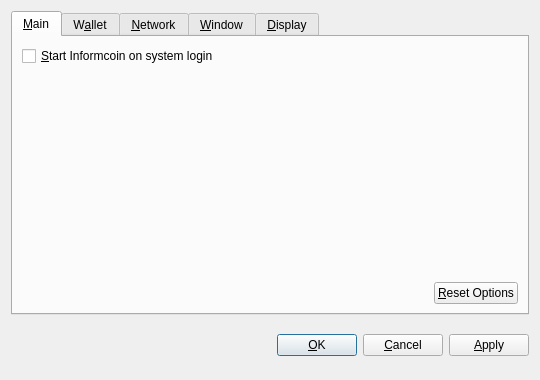
<?xml version="1.0" encoding="UTF-8"?>
<ui version="4.0">
 <class>OptionsDialog</class>
 <widget class="QDialog" name="OptionsDialog">
  <property name="geometry">
   <rect>
    <x>0</x>
    <y>0</y>
    <width>540</width>
    <height>380</height>
   </rect>
  </property>
  <property name="windowTitle">
   <string>Options</string>
  </property>
  <property name="modal">
   <bool>true</bool>
  </property>
  <layout class="QVBoxLayout" name="verticalLayout">
   <item>
    <widget class="QTabWidget" name="tabWidget">
     <property name="tabPosition">
      <enum>QTabWidget::North</enum>
     </property>
     <property name="currentIndex">
      <number>0</number>
     </property>
     <widget class="QWidget" name="tabMain">
      <attribute name="title">
       <string>&amp;Main</string>
      </attribute>
      <layout class="QVBoxLayout" name="verticalLayout_Main">
       <item>
        <widget class="QCheckBox" name="bitcoinAtStartup">
         <property name="toolTip">
          <string>Automatically start Informcoin after logging in to the system.</string>
         </property>
         <property name="text">
          <string>&amp;Start Informcoin on system login</string>
         </property>
        </widget>
       </item>
       <item>
        <spacer name="verticalSpacer_Main">
         <property name="orientation">
          <enum>Qt::Vertical</enum>
         </property>
         <property name="sizeHint" stdset="0">
          <size>
           <width>20</width>
           <height>40</height>
          </size>
         </property>
        </spacer>
       </item>
       <item>
        <layout class="QHBoxLayout" name="horizontalLayout_2_Main">
         <item>
          <spacer name="horizontalSpacer_2_Main">
           <property name="orientation">
            <enum>Qt::Horizontal</enum>
           </property>
           <property name="sizeHint" stdset="0">
            <size>
             <width>40</width>
             <height>20</height>
            </size>
           </property>
          </spacer>
         </item>
         <item>
          <widget class="QPushButton" name="resetButton">
           <property name="toolTip">
            <string>Reset all client options to default.</string>
           </property>
           <property name="text">
            <string>&amp;Reset Options</string>
           </property>
           <property name="autoDefault">
            <bool>false</bool>
           </property>
          </widget>
         </item>
        </layout>
       </item>
      </layout>
     </widget>
     <widget class="QWidget" name="tabWallet">
      <attribute name="title">
       <string>W&amp;allet</string>
      </attribute>
      <layout class="QVBoxLayout" name="verticalLayout_Network">
       <item>
        <widget class="QLabel" name="transactionFeeInfoLabel">
         <property name="text">
          <string>Optional transaction fee per kB that helps make sure your transactions are processed quickly. Most transactions are 1 kB.</string>
         </property>
         <property name="textFormat">
          <enum>Qt::PlainText</enum>
         </property>
         <property name="wordWrap">
          <bool>true</bool>
         </property>
        </widget>
       </item>
       <item>
        <layout class="QHBoxLayout" name="horizontalLayout_1_Main">
         <item>
          <widget class="QLabel" name="transactionFeeLabel">
           <property name="text">
            <string>Pay transaction &amp;fee</string>
           </property>
           <property name="textFormat">
            <enum>Qt::PlainText</enum>
           </property>
           <property name="buddy">
            <cstring>transactionFee</cstring>
           </property>
          </widget>
         </item>
         <item>
          <widget class="BitcoinAmountField" name="transactionFee"/>
         </item>
         <item>
          <spacer name="horizontalSpacer_1_Main">
           <property name="orientation">
            <enum>Qt::Horizontal</enum>
           </property>
           <property name="sizeHint" stdset="0">
            <size>
             <width>40</width>
             <height>20</height>
            </size>
           </property>
          </spacer>
         </item>
        </layout>
       </item>
       <item>
        <widget class="QLabel" name="label">
         <property name="text">
          <string>If you disable the spending of unconfirmed change, the change from a transaction cannot be used until that transaction has at least one confirmation. This also affects how your balance is computed.</string>
         </property>
         <property name="wordWrap">
          <bool>true</bool>
         </property>
        </widget>
       </item>
       <item>
        <widget class="QCheckBox" name="spendZeroConfChange">
         <property name="text">
          <string>Spend unconfirmed change  (experts only)</string>
         </property>
        </widget>
       </item>
       <item>
        <spacer name="verticalSpacer">
         <property name="orientation">
          <enum>Qt::Vertical</enum>
         </property>
         <property name="sizeHint" stdset="0">
          <size>
           <width>20</width>
           <height>40</height>
          </size>
         </property>
        </spacer>
       </item>
      </layout>
     </widget>
     <widget class="QWidget" name="tabNetwork">
      <attribute name="title">
       <string>&amp;Network</string>
      </attribute>
      <layout class="QVBoxLayout" name="verticalLayout_Network">
       <item>
        <widget class="QCheckBox" name="mapPortUpnp">
         <property name="toolTip">
          <string>Automatically open the Informcoin client port on the router. This only works when your router supports UPnP and it is enabled.</string>
         </property>
         <property name="text">
          <string>Map port using &amp;UPnP</string>
         </property>
        </widget>
       </item>
       <item>
        <widget class="QCheckBox" name="connectSocks">
         <property name="toolTip">
          <string>Connect to the Informcoin network through a SOCKS proxy (e.g. when connecting through Tor).</string>
         </property>
         <property name="text">
          <string>&amp;Connect through SOCKS proxy:</string>
         </property>
        </widget>
       </item>
       <item>
        <layout class="QHBoxLayout" name="horizontalLayout_Network">
         <item>
          <widget class="QLabel" name="proxyIpLabel">
           <property name="text">
            <string>Proxy &amp;IP:</string>
           </property>
           <property name="textFormat">
            <enum>Qt::PlainText</enum>
           </property>
           <property name="buddy">
            <cstring>proxyIp</cstring>
           </property>
          </widget>
         </item>
         <item>
          <widget class="QValidatedLineEdit" name="proxyIp">
           <property name="maximumSize">
            <size>
             <width>140</width>
             <height>16777215</height>
            </size>
           </property>
           <property name="toolTip">
            <string>IP address of the proxy (e.g. 127.0.0.1)</string>
           </property>
          </widget>
         </item>
         <item>
          <widget class="QLabel" name="proxyPortLabel">
           <property name="text">
            <string>&amp;Port:</string>
           </property>
           <property name="textFormat">
            <enum>Qt::PlainText</enum>
           </property>
           <property name="buddy">
            <cstring>proxyPort</cstring>
           </property>
          </widget>
         </item>
         <item>
          <widget class="QLineEdit" name="proxyPort">
           <property name="maximumSize">
            <size>
             <width>55</width>
             <height>16777215</height>
            </size>
           </property>
           <property name="toolTip">
            <string>Port of the proxy (e.g. 9050)</string>
           </property>
          </widget>
         </item>
         <item>
          <widget class="QLabel" name="socksVersionLabel">
           <property name="text">
            <string>SOCKS &amp;Version:</string>
           </property>
           <property name="textFormat">
            <enum>Qt::PlainText</enum>
           </property>
           <property name="buddy">
            <cstring>socksVersion</cstring>
           </property>
          </widget>
         </item>
         <item>
          <widget class="QValueComboBox" name="socksVersion">
           <property name="toolTip">
            <string>SOCKS version of the proxy (e.g. 5)</string>
           </property>
          </widget>
         </item>
         <item>
          <spacer name="horizontalSpacer_Network">
           <property name="orientation">
            <enum>Qt::Horizontal</enum>
           </property>
           <property name="sizeHint" stdset="0">
            <size>
             <width>40</width>
             <height>20</height>
            </size>
           </property>
          </spacer>
         </item>
        </layout>
       </item>
       <item>
        <spacer name="verticalSpacer_Network">
         <property name="orientation">
          <enum>Qt::Vertical</enum>
         </property>
         <property name="sizeHint" stdset="0">
          <size>
           <width>20</width>
           <height>40</height>
          </size>
         </property>
        </spacer>
       </item>
      </layout>
     </widget>
     <widget class="QWidget" name="tabWindow">
      <attribute name="title">
       <string>&amp;Window</string>
      </attribute>
      <layout class="QVBoxLayout" name="verticalLayout_Window">
       <item>
        <widget class="QCheckBox" name="minimizeToTray">
         <property name="toolTip">
          <string>Show only a tray icon after minimizing the window.</string>
         </property>
         <property name="text">
          <string>&amp;Minimize to the tray instead of the taskbar</string>
         </property>
        </widget>
       </item>
       <item>
        <widget class="QCheckBox" name="minimizeOnClose">
         <property name="toolTip">
          <string>Minimize instead of exit the application when the window is closed. When this option is enabled, the application will be closed only after selecting Quit in the menu.</string>
         </property>
         <property name="text">
          <string>M&amp;inimize on close</string>
         </property>
        </widget>
       </item>
       <item>
        <spacer name="verticalSpacer_Window">
         <property name="orientation">
          <enum>Qt::Vertical</enum>
         </property>
         <property name="sizeHint" stdset="0">
          <size>
           <width>20</width>
           <height>40</height>
          </size>
         </property>
        </spacer>
       </item>
      </layout>
     </widget>
     <widget class="QWidget" name="tabDisplay">
      <attribute name="title">
       <string>&amp;Display</string>
      </attribute>
      <layout class="QVBoxLayout" name="verticalLayout_Display">
       <item>
        <layout class="QHBoxLayout" name="horizontalLayout_1_Display">
         <item>
          <widget class="QLabel" name="langLabel">
           <property name="text">
            <string>User Interface &amp;language:</string>
           </property>
           <property name="textFormat">
            <enum>Qt::PlainText</enum>
           </property>
           <property name="buddy">
            <cstring>lang</cstring>
           </property>
          </widget>
         </item>
         <item>
          <widget class="QValueComboBox" name="lang">
           <property name="toolTip">
            <string>The user interface language can be set here. This setting will take effect after restarting Informcoin.</string>
           </property>
          </widget>
         </item>
        </layout>
       </item>
       <item>
        <layout class="QHBoxLayout" name="horizontalLayout_2_Display">
         <item>
          <widget class="QLabel" name="unitLabel">
           <property name="text">
            <string>&amp;Unit to show amounts in:</string>
           </property>
           <property name="textFormat">
            <enum>Qt::PlainText</enum>
           </property>
           <property name="buddy">
            <cstring>unit</cstring>
           </property>
          </widget>
         </item>
         <item>
          <widget class="QValueComboBox" name="unit">
           <property name="toolTip">
            <string>Choose the default subdivision unit to show in the interface and when sending coins.</string>
           </property>
          </widget>
         </item>
        </layout>
       </item>
       <item>
        <widget class="QCheckBox" name="displayAddresses">
         <property name="toolTip">
          <string>Whether to show Informcoin addresses in the transaction list or not.</string>
         </property>
         <property name="text">
          <string>&amp;Display addresses in transaction list</string>
         </property>
        </widget>
       </item>
       <item>
        <widget class="QCheckBox" name="coinControlFeatures">
         <property name="toolTip">
          <string>Whether to show coin control features or not.</string>
         </property>
         <property name="text">
          <string>Display coin &amp;control features (experts only!)</string>
         </property>
        </widget>
       </item>
       <item>
        <spacer name="verticalSpacer_Display">
         <property name="orientation">
          <enum>Qt::Vertical</enum>
         </property>
         <property name="sizeHint" stdset="0">
          <size>
           <width>20</width>
           <height>40</height>
          </size>
         </property>
        </spacer>
       </item>
      </layout>
     </widget>
    </widget>
   </item>
   <item>
    <layout class="QHBoxLayout" name="horizontalLayout_Buttons">
     <item>
      <spacer name="horizontalSpacer_1">
       <property name="orientation">
        <enum>Qt::Horizontal</enum>
       </property>
       <property name="sizeHint" stdset="0">
        <size>
         <width>40</width>
         <height>48</height>
        </size>
       </property>
      </spacer>
     </item>
     <item>
      <widget class="QLabel" name="statusLabel">
       <property name="font">
        <font>
         <weight>75</weight>
         <bold>true</bold>
        </font>
       </property>
       <property name="text">
        <string/>
       </property>
       <property name="textFormat">
        <enum>Qt::PlainText</enum>
       </property>
       <property name="wordWrap">
        <bool>true</bool>
       </property>
      </widget>
     </item>
     <item>
      <spacer name="horizontalSpacer_2">
       <property name="orientation">
        <enum>Qt::Horizontal</enum>
       </property>
       <property name="sizeHint" stdset="0">
        <size>
         <width>40</width>
         <height>48</height>
        </size>
       </property>
      </spacer>
     </item>
     <item>
      <widget class="QPushButton" name="okButton">
       <property name="text">
        <string>&amp;OK</string>
       </property>
      </widget>
     </item>
     <item>
      <widget class="QPushButton" name="cancelButton">
       <property name="text">
        <string>&amp;Cancel</string>
       </property>
       <property name="autoDefault">
        <bool>false</bool>
       </property>
      </widget>
     </item>
     <item>
      <widget class="QPushButton" name="applyButton">
       <property name="text">
        <string>&amp;Apply</string>
       </property>
       <property name="autoDefault">
        <bool>false</bool>
       </property>
      </widget>
     </item>
    </layout>
   </item>
  </layout>
 </widget>
 <customwidgets>
  <customwidget>
   <class>BitcoinAmountField</class>
   <extends>QSpinBox</extends>
   <header>bitcoinamountfield.h</header>
  </customwidget>
  <customwidget>
   <class>QValueComboBox</class>
   <extends>QComboBox</extends>
   <header>qvaluecombobox.h</header>
  </customwidget>
  <customwidget>
   <class>QValidatedLineEdit</class>
   <extends>QLineEdit</extends>
   <header>qvalidatedlineedit.h</header>
  </customwidget>
 </customwidgets>
 <resources/>
 <connections/>
</ui>
